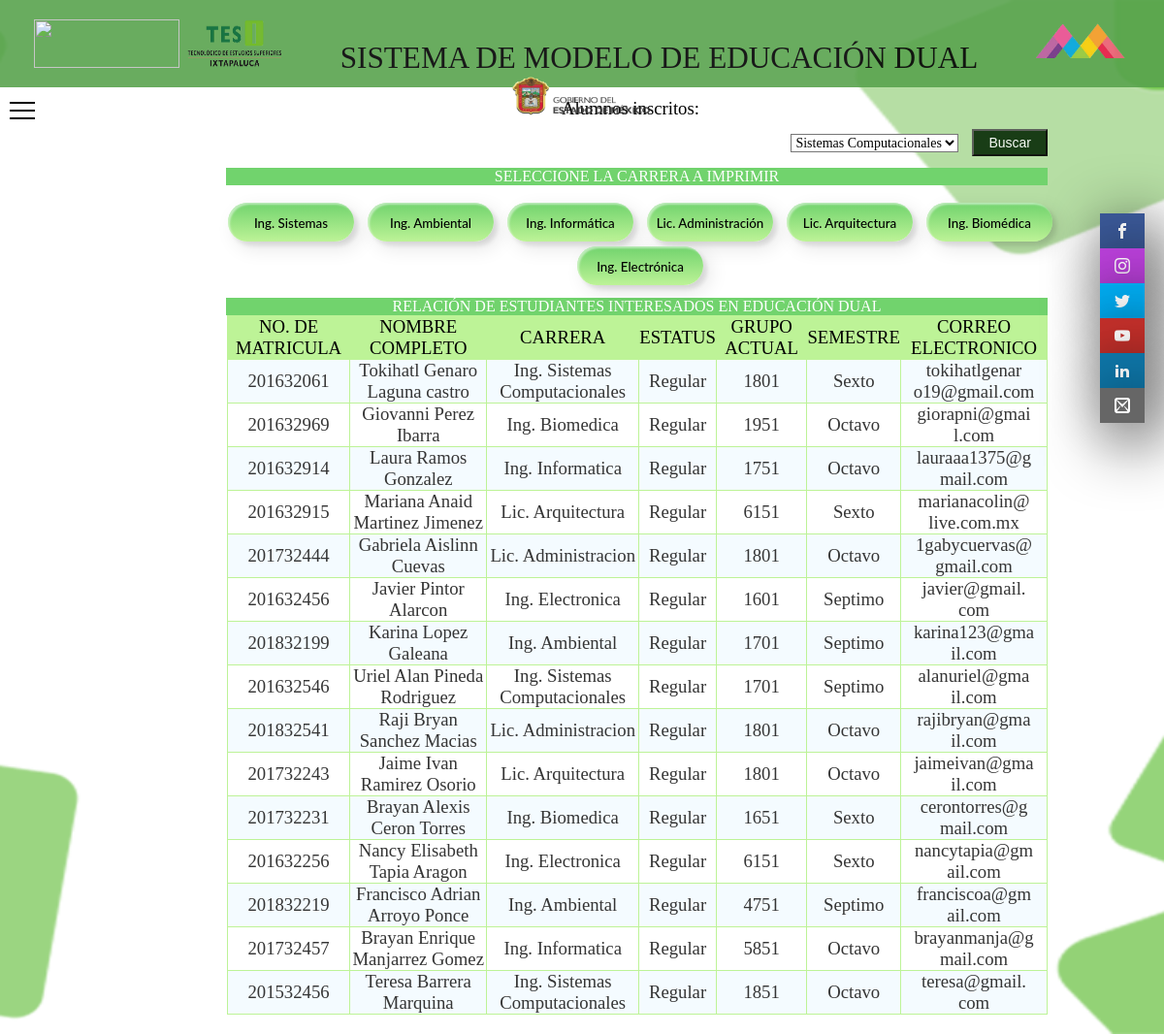
Page /veralumnos.php (signed in) on the committed database.
### tables this page shows
CREATE TABLE `datosalumnos` (
  `id_alumno` int(10) NOT NULL,
  `nombre_completo` varchar(100) NOT NULL,
  `matricula` int(15) NOT NULL,
  `correo` varchar(100) NOT NULL,
  `contra` varchar(100) NOT NULL,
  `confirmar` varchar(100) NOT NULL,
  `carrera` varchar(100) NOT NULL,
  `estatus` varchar(20) NOT NULL,
  `semestre` varchar(20) NOT NULL,
  `grupo` int(4) NOT NULL
);

### veralumnos.php (the view, shortened to what this page needs)
<?php
  $conexion=mysqli_connect('localhost','id16929386_modelodual','iU3EUE^6G<IzwOH$','id16929386_sistemadual');
 ?>
<!DOCTYPE html>
<html>
  <head>
    <link rel="stylesheet" type="text/css" href="css/alum-mentor.css"/>
    <link rel="stylesheet" type="text/css" href="fonts.css"/>
  </head>
<body class="grid-container">
  <header class="header">
      <img src="img/tecnm.png" alt="">
      <a href="index.php"><img title="Inicio" src="img/tesi.png" alt=""></a>
                    SISTEMA DE MODELO DE EDUCACIÓN DUAL
      <img src="img/edomex.png" alt="">
      <img src="img/gobierno.png" alt="">
  </header>
            <navbar class="navbar">
  <div class="screen">
    <div class="modal-container">
        <label id="label" for="input">
          <span class="hamburguer"></span>
          <span class="hamburguer"></span>
          <span class="hamburguer"></span>
        </label>
    </div>
  </div>
</navbar>
  <sidebar class="sidebar">
      <ul>
          <li><a href="https://www.facebook.com/TESIOficial/" target="_blank" class="icon-facebook"></a></li>
          <li><a href="https://www.instagram.com/tesioficial/" target="_blank" class="icon-instagram"></a></li>
          <li><a href="https://twitter.com/TESIOficial/" target="_blank" class="icon-twitter"></a></li>
          <li><a href="https://www.youtube.com/channel/UCBRZpGRpPlmOqv2c-OehMmA" target="_blank" class="icon-youtube"></a></li>
          <li><a href="https://www.linkedin.com/school/tesi-ixtapaluca/" target="_blank" class="icon-linkedin2"></a></li>
          <li><a href="mailto:dir_dixtapaluca@tesi.edu.mx" target="_blank" class="icon-mail2"></a></li>
      </ul>
  </sidebar>
 <main class="main">
    <h3>Alumnos inscritos:<br><br></h3>
    <form method="POST">
      <select class="controls" name="carrera">
        <option>Sistemas Computacionales</option>
      </select>
      <button class="boton" name="buscar">Buscar</button>
    </form><br><br>
   <p>SELECCIONE LA CARRERA A IMPRIMIR</p>
   <br>
<a href="inscritossistemas.php" target="_blank" style="text-decoration:none"> <button  class="custom-btn btn-11"><span>Generar PDF</span><span>Ing. Sistemas</span></button><a>
            <a href="inscritosambiental.php" target="_blank" style="text-decoration:none"><button class="custom-btn btn-11"><span>Generar PDF</span><span>Ing. Ambiental</span></button> </a>
            <a href="inscritosinformatica.php" target="_blank" style="text-decoration:none"><button class="custom-btn btn-11"><span>Generar PDF</span><span>Ing. Informática</span></button></a>
            <a href="inscritosadministracion.php" target="_blank" style="text-decoration:none">
           <button class="custom-btn btn-11"><span>Generar PDF</span><span>Lic. Administración</span></button></a>
            <a href="inscritosarquitectura.php" target="_blank" style="text-decoration:none"><button class="custom-btn btn-11"><span>Generar PDF</span><span>Lic. Arquitectura</span></button></a>
            <a href="inscritosbiomedica.php" target="_blank" style="text-decoration:none"> <button class="custom-btn btn-11"><span>Generar PDF</span><span>Ing. Biomédica</span></button></a>
            <a href="inscritoselectronica.php" target="_blank" style="text-decoration:none">
            <button class="custom-btn btn-11" ><span>Generar PDF</span><span>Ing. Electrónica</span></button></a>
<?php
  if (isset($_POST['buscar'])) {
    $carrera = $_POST["carrera"];
    $query = "SELECT * FROM datosalumnos WHERE carrera LIKE '%".$carrera."%'";
    $query_searched = mysqli_query($conexion,$query);
    $count_results = mysqli_num_rows($query_searched);
    ?>
  <table border=1 class='tabla_datos'>
  <p>R E L A C I Ó N  D E  E S T U D I A N T E S  I N T E R E S A D O S  E N  E D U C A C I Ó N  D U A L <p>
    <thead>
   <tr id='titulo'>
                        <td> NO. DE MATRICULA</td>
                        <td>NOMBRE COMPLETO</td>
                        <td>CARRERA</td>
                        <td>ESTATUS</td>
                        <td>GRUPO ACTUAL</td>
                        <td>SEMESTRE</td>
                        <td>CORREO ELECTRONICO</td>
                </tr>
</thead>
    <?php
    if ($count_results > 0) {
        while ($mostrar = mysqlI_fetch_array($query_searched)) {
            ?>
                  <tr>
      <td><center><?php echo $mostrar['matricula'] ?></center></td>
      <td><center><?php echo $mostrar['nombre_completo'] ?></center></td>
      <td><center><?php echo $mostrar['carrera'] ?></center></td>
      <td><center><?php echo $mostrar['estatus'] ?></center></td>
      <td><center><?php echo $mostrar['grupo'] ?></center></td>
      <td><center><?php echo $mostrar['semestre'] ?></center></td>
      <td><center><?php echo wordwrap($mostrar['correo'], 13, "<br>", true); ?></center></td>
            </tr>
          <?php
        }
        ?>
        </table>
        <?php
    }
}else{
?>
<table border=1 class='tabla_datos'>
 <p>RELACIÓN   DE   ESTUDIANTES   INTERESADOS   EN EDUCACIÓN   DUAL <p>
    <thead>
   <tr id='titulo'>
           				<td> NO. DE MATRICULA</td>
                        <td>NOMBRE COMPLETO</td>
                        <td>CARRERA</td>
                        <td>ESTATUS</td>
                        <td>GRUPO ACTUAL</td>
                        <td>SEMESTRE</td>
                        <td>CORREO ELECTRONICO</td>
</thead>
<?php
    $sql="SELECT * from datosalumnos";
    $result=mysqli_query($conexion,$sql);
while($mostrar=mysqli_fetch_array($result)){
     ?>
    <tr>
        <td><center><?php echo $mostrar['matricula'] ?></center></td>
      <td><center><?php echo $mostrar['nombre_completo'] ?></center></td>
      <td><center><?php echo $mostrar['carrera'] ?></center></td>
      <td><center><?php echo $mostrar['estatus'] ?></center></td>
      <td><center><?php echo $mostrar['grupo'] ?></center></td>
      <td><center><?php echo $mostrar['semestre'] ?></center></td>
      <td><center><?php echo wordwrap($mostrar['correo'], 13, "<br>", true); ?></center></td>
    </tr>
  <?php
}
}
   ?>
  </table>
  </main>
</body>
</html>

### veralumnos.php (style rules this page uses)
body { background-image: url("img/fondotesi.png"); background-size: 100%; -moz-background-size: cover; -ms-background-size: cover; -o-background-size: cover; background-size: cover; background-attachment: fixed; background-repeat: no-repeat; background-position: bottom center; }

### rows in the picture
datosalumnos: matricula "201632061", nombre_completo "Tokihatl Genaro Laguna castro", carrera "Ing. Sistemas Computacionales", estatus "Regular", grupo "1801", semestre "Sexto", correo "tokihatlgenar o19@gmail.com"
datosalumnos: matricula "201632969", nombre_completo "Giovanni Perez Ibarra", carrera "Ing. Biomedica", estatus "Regular", grupo "1951", semestre "Octavo", correo "giorapni@gmai l.com"
datosalumnos: matricula "201632914", nombre_completo "Laura Ramos Gonzalez", carrera "Ing. Informatica", estatus "Regular", grupo "1751", semestre "Octavo", correo "lauraaa1375@g mail.com"
datosalumnos: matricula "201632915", nombre_completo "Mariana Anaid Martinez Jimenez", carrera "Lic. Arquitectura", estatus "Regular", grupo "6151", semestre "Sexto", correo "marianacolin@ live.com.mx"
datosalumnos: matricula "201732444", nombre_completo "Gabriela Aislinn Cuevas", carrera "Lic. Administracion", estatus "Regular", grupo "1801", semestre "Octavo", correo "1gabycuervas@ gmail.com"
datosalumnos: matricula "201632456", nombre_completo "Javier Pintor Alarcon", carrera "Ing. Electronica", estatus "Regular", grupo "1601", semestre "Septimo", correo "javier@gmail. com"
datosalumnos: matricula "201832199", nombre_completo "Karina Lopez Galeana", carrera "Ing. Ambiental", estatus "Regular", grupo "1701", semestre "Septimo", correo "karina123@gma il.com"
datosalumnos: matricula "201632546", nombre_completo "Uriel Alan Pineda Rodriguez", carrera "Ing. Sistemas Computacionales", estatus "Regular", grupo "1701", semestre "Septimo", correo "alanuriel@gma il.com"
datosalumnos: matricula "201832541", nombre_completo "Raji Bryan Sanchez Macias", carrera "Lic. Administracion", estatus "Regular", grupo "1801", semestre "Octavo", correo "rajibryan@gma il.com"
datosalumnos: matricula "201732243", nombre_completo "Jaime Ivan Ramirez Osorio", carrera "Lic. Arquitectura", estatus "Regular", grupo "1801", semestre "Octavo", correo "jaimeivan@gma il.com"
datosalumnos: matricula "201732231", nombre_completo "Brayan Alexis Ceron Torres", carrera "Ing. Biomedica", estatus "Regular", grupo "1651", semestre "Sexto", correo "cerontorres@g mail.com"
datosalumnos: matricula "201632256", nombre_completo "Nancy Elisabeth Tapia Aragon", carrera "Ing. Electronica", estatus "Regular", grupo "6151", semestre "Sexto", correo "nancytapia@gm ail.com"
datosalumnos: matricula "201832219", nombre_completo "Francisco Adrian Arroyo Ponce", carrera "Ing. Ambiental", estatus "Regular", grupo "4751", semestre "Septimo", correo "franciscoa@gm ail.com"
datosalumnos: matricula "201732457", nombre_completo "Brayan Enrique Manjarrez Gomez", carrera "Ing. Informatica", estatus "Regular", grupo "5851", semestre "Octavo", correo "brayanmanja@g mail.com"
datosalumnos: matricula "201532456", nombre_completo "Teresa Barrera Marquina", carrera "Ing. Sistemas Computacionales", estatus "Regular", grupo "1851", semestre "Octavo", correo "teresa@gmail. com"
